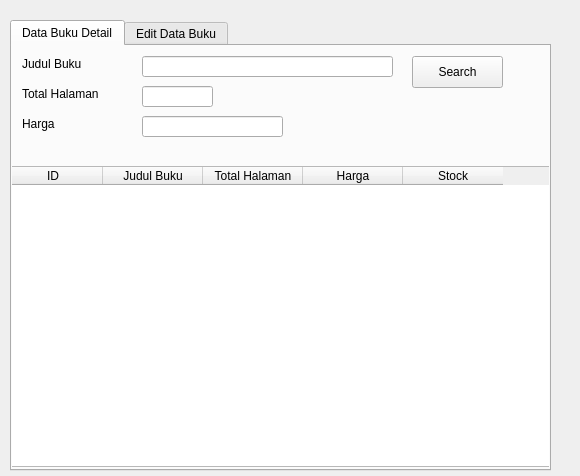
<?xml version="1.0" encoding="UTF-8"?>
<ui version="4.0">
 <class>Form</class>
 <widget class="QWidget" name="Form">
  <property name="geometry">
   <rect>
    <x>0</x>
    <y>0</y>
    <width>580</width>
    <height>476</height>
   </rect>
  </property>
  <property name="windowTitle">
   <string>Form Data Buku</string>
  </property>
  <widget class="QTabWidget" name="tabWidget">
   <property name="geometry">
    <rect>
     <x>10</x>
     <y>20</y>
     <width>541</width>
     <height>451</height>
    </rect>
   </property>
   <property name="currentIndex">
    <number>0</number>
   </property>
   <widget class="QWidget" name="tabDetailBuku">
    <attribute name="title">
     <string>Data Buku Detail</string>
    </attribute>
    <widget class="QLabel" name="label">
     <property name="geometry">
      <rect>
       <x>10</x>
       <y>10</y>
       <width>81</width>
       <height>16</height>
      </rect>
     </property>
     <property name="text">
      <string>Judul Buku</string>
     </property>
    </widget>
    <widget class="QLineEdit" name="txtJudulBukuDetail">
     <property name="geometry">
      <rect>
       <x>130</x>
       <y>10</y>
       <width>251</width>
       <height>21</height>
      </rect>
     </property>
    </widget>
    <widget class="QTableWidget" name="tableDetailBuku">
     <property name="geometry">
      <rect>
       <x>-10</x>
       <y>120</y>
       <width>551</width>
       <height>301</height>
      </rect>
     </property>
     <column>
      <property name="text">
       <string>ID</string>
      </property>
     </column>
     <column>
      <property name="text">
       <string>Judul Buku</string>
      </property>
     </column>
     <column>
      <property name="text">
       <string>Total Halaman</string>
      </property>
     </column>
     <column>
      <property name="text">
       <string>Harga</string>
      </property>
     </column>
     <column>
      <property name="text">
       <string>Stock</string>
      </property>
     </column>
    </widget>
    <widget class="QPushButton" name="btnSearch">
     <property name="geometry">
      <rect>
       <x>400</x>
       <y>10</y>
       <width>91</width>
       <height>32</height>
      </rect>
     </property>
     <property name="text">
      <string>Search</string>
     </property>
    </widget>
    <widget class="QLabel" name="label_2">
     <property name="geometry">
      <rect>
       <x>10</x>
       <y>40</y>
       <width>91</width>
       <height>16</height>
      </rect>
     </property>
     <property name="text">
      <string>Total Halaman</string>
     </property>
    </widget>
    <widget class="QLabel" name="label_3">
     <property name="geometry">
      <rect>
       <x>10</x>
       <y>70</y>
       <width>60</width>
       <height>16</height>
      </rect>
     </property>
     <property name="text">
      <string>Harga</string>
     </property>
    </widget>
    <widget class="QLineEdit" name="txtTTLHal">
     <property name="geometry">
      <rect>
       <x>130</x>
       <y>40</y>
       <width>71</width>
       <height>21</height>
      </rect>
     </property>
    </widget>
    <widget class="QLineEdit" name="txtHargaDetail">
     <property name="geometry">
      <rect>
       <x>130</x>
       <y>70</y>
       <width>141</width>
       <height>21</height>
      </rect>
     </property>
    </widget>
   </widget>
   <widget class="QWidget" name="tabEditBuku">
    <attribute name="title">
     <string>Edit Data Buku</string>
    </attribute>
    <widget class="QTableWidget" name="tableEditBuku">
     <property name="geometry">
      <rect>
       <x>0</x>
       <y>0</y>
       <width>541</width>
       <height>381</height>
      </rect>
     </property>
    </widget>
    <widget class="QPushButton" name="btnAdd">
     <property name="geometry">
      <rect>
       <x>0</x>
       <y>390</y>
       <width>91</width>
       <height>32</height>
      </rect>
     </property>
     <property name="text">
      <string>Tambah</string>
     </property>
    </widget>
    <widget class="QPushButton" name="btnEdit">
     <property name="geometry">
      <rect>
       <x>110</x>
       <y>390</y>
       <width>91</width>
       <height>32</height>
      </rect>
     </property>
     <property name="text">
      <string>Ubah</string>
     </property>
    </widget>
    <widget class="QPushButton" name="btnDelete">
     <property name="geometry">
      <rect>
       <x>220</x>
       <y>390</y>
       <width>91</width>
       <height>32</height>
      </rect>
     </property>
     <property name="text">
      <string>Hapus</string>
     </property>
    </widget>
   </widget>
  </widget>
 </widget>
 <resources/>
 <connections/>
</ui>
